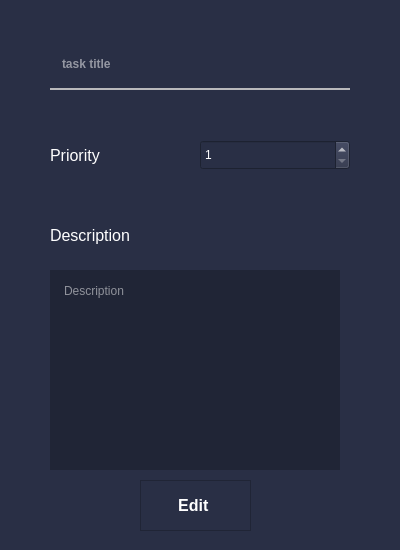
<?xml version="1.0" encoding="UTF-8"?>
<ui version="4.0">
 <class>editTask</class>
 <widget class="QWidget" name="editTask">
  <property name="geometry">
   <rect>
    <x>0</x>
    <y>0</y>
    <width>400</width>
    <height>550</height>
   </rect>
  </property>
  <property name="windowTitle">
   <string>editTask</string>
  </property>
  <property name="windowIcon">
   <iconset>
    <normaloff>res/progIco.png</normaloff>res/progIco.png</iconset>
  </property>
  <property name="styleSheet">
   <string notr="true">/*Copyright (c) DevSec Studio. All rights reserved.

MIT License

Permission is hereby granted, free of charge, to any person obtaining a copy
of this software and associated documentation files (the &quot;Software&quot;), to deal
in the Software without restriction, including without limitation the rights
to use, copy, modify, merge, publish, distribute, sublicense, and/or sell
copies of the Software, and to permit persons to whom the Software is
furnished to do so, subject to the following conditions:

The above copyright notice and this permission notice shall be included in all
copies or substantial portions of the Software.

THE SOFTWARE IS PROVIDED *AS IS*, WITHOUT WARRANTY OF ANY KIND, EXPRESS OR
IMPLIED, INCLUDING BUT NOT LIMITED TO THE WARRANTIES OF MERCHANTABILITY,
FITNESS FOR A PARTICULAR PURPOSE AND NONINFRINGEMENT. IN NO EVENT SHALL THE
AUTHORS OR COPYRIGHT HOLDERS BE LIABLE FOR ANY CLAIM, DAMAGES OR OTHER
LIABILITY, WHETHER IN AN ACTION OF CONTRACT, TORT OR OTHERWISE, ARISING FROM,
OUT OF OR IN CONNECTION WITH THE SOFTWARE OR THE USE OR OTHER DEALINGS IN THE SOFTWARE.
*/

/*-----QWidget-----*/
QWidget
{
	background-color: #292f45;
	color: #fff;
	border-color: #000000;

}


/*-----QLabel-----*/
QLabel
{
	background-color: #292f45;
	color: #fff;
	border-color: #000000;

}


/*-----QPushButton-----*/
QPushButton
{
	font-weight: bold;
	border-style: solid;
	border-width: 1px;
	border-color: #3D5AFA;
	padding: 10px;

}


QPushButton::hover
{
	

}


QPushButton::pressed
{
	background-color: rgb(32, 37, 54);
	color: #fff;

}


/*-----QToolButton-----*/
QToolButton
{
	background-color: #292f45;
	color: #000000;
	border-style: solid;
	border-color: #000000;

}


QToolButton::hover
{
	background-color: #fc7c11;
	color: #000000;
	padding: 2px;
	border-radius: 15px;
	border-color: #fc7c11;

}


QToolButton::pressed
{
	background-color: #fc7c11;
	color: #000000;
	border-style: solid;
	border-width: 2px;

}


/*-----QLineEdit-----*/
QLineEdit{
	background-color: #292f45;
	color: #fff;
	font-weight: bold;
	border-style: solid;
	border-width: 2px;
	border-top: 0px;
	border-left: 0px;
	border-right: 0px;
	border-color: #b9b9bb;
	padding: 10px;

}


/*-----QCheckBox-----*/
QCheckBox
{
	background-color: transparent;
	color: #b9b9bb;
	font-weight: bold;

}


QCheckBox::indicator
{
    color: #b1b1b1;
    background-color: #00111d;
    border: 1px solid #f0742f;
    width: 12px;
    height: 12px;

}


QCheckBox::indicator:checked
{
    image:url(&quot;./ressources/check.png&quot;); /*To replace*/
	background-color: #1f2b2b;
    border: 1px solid #f0742f;

}


QCheckBox::indicator:unchecked:hover
{
    border: 1px solid #f0742f;

}


QCheckBox::disabled
{
	color: #656565;

}


QCheckBox::indicator:disabled
{
	background-color: #656565;
	color: #656565;
    border: 1px solid #656565;

}
</string>
  </property>
  <widget class="QPushButton" name="edit_btn">
   <property name="geometry">
    <rect>
     <x>140</x>
     <y>480</y>
     <width>111</width>
     <height>51</height>
    </rect>
   </property>
   <property name="font">
    <font>
     <pointsize>12</pointsize>
     <weight>75</weight>
     <bold>true</bold>
    </font>
   </property>
   <property name="contextMenuPolicy">
    <enum>Qt::DefaultContextMenu</enum>
   </property>
   <property name="layoutDirection">
    <enum>Qt::LeftToRight</enum>
   </property>
   <property name="styleSheet">
    <string notr="true">border-color: rgb(32, 37, 54)</string>
   </property>
   <property name="text">
    <string>Edit </string>
   </property>
   <property name="icon">
    <iconset>
     <normaloff>res/edit.png</normaloff>res/edit.png</iconset>
   </property>
   <property name="iconSize">
    <size>
     <width>32</width>
     <height>32</height>
    </size>
   </property>
  </widget>
  <widget class="QLineEdit" name="title">
   <property name="geometry">
    <rect>
     <x>50</x>
     <y>40</y>
     <width>300</width>
     <height>50</height>
    </rect>
   </property>
   <property name="styleSheet">
    <string notr="true"/>
   </property>
   <property name="placeholderText">
    <string>task title</string>
   </property>
  </widget>
  <widget class="QLabel" name="label_Description">
   <property name="geometry">
    <rect>
     <x>50</x>
     <y>220</y>
     <width>111</width>
     <height>31</height>
    </rect>
   </property>
   <property name="font">
    <font>
     <pointsize>12</pointsize>
    </font>
   </property>
   <property name="text">
    <string>Description</string>
   </property>
  </widget>
  <widget class="QLabel" name="label_Priority">
   <property name="geometry">
    <rect>
     <x>50</x>
     <y>140</y>
     <width>71</width>
     <height>31</height>
    </rect>
   </property>
   <property name="font">
    <font>
     <pointsize>12</pointsize>
    </font>
   </property>
   <property name="text">
    <string>Priority</string>
   </property>
  </widget>
  <widget class="QSpinBox" name="priority">
   <property name="geometry">
    <rect>
     <x>200</x>
     <y>140</y>
     <width>150</width>
     <height>30</height>
    </rect>
   </property>
   <property name="minimum">
    <number>1</number>
   </property>
   <property name="maximum">
    <number>10</number>
   </property>
  </widget>
  <widget class="QTextEdit" name="description">
   <property name="geometry">
    <rect>
     <x>50</x>
     <y>270</y>
     <width>290</width>
     <height>200</height>
    </rect>
   </property>
   <property name="styleSheet">
    <string notr="true">border: none;
background-color: rgb(32, 37, 54);
padding: 10px;
</string>
   </property>
   <property name="html">
    <string>&lt;!DOCTYPE HTML PUBLIC &quot;-//W3C//DTD HTML 4.0//EN&quot; &quot;http://www.w3.org/TR/REC-html40/strict.dtd&quot;&gt;
&lt;html&gt;&lt;head&gt;&lt;meta name=&quot;qrichtext&quot; content=&quot;1&quot; /&gt;&lt;style type=&quot;text/css&quot;&gt;
p, li { white-space: pre-wrap; }
&lt;/style&gt;&lt;/head&gt;&lt;body style=&quot; font-family:'MS Shell Dlg 2'; font-size:8.25pt; font-weight:400; font-style:normal;&quot;&gt;
&lt;p style=&quot;-qt-paragraph-type:empty; margin-top:0px; margin-bottom:0px; margin-left:0px; margin-right:0px; -qt-block-indent:0; text-indent:0px; font-size:7.8pt;&quot;&gt;&lt;br /&gt;&lt;/p&gt;&lt;/body&gt;&lt;/html&gt;</string>
   </property>
   <property name="placeholderText">
    <string>Description</string>
   </property>
  </widget>
 </widget>
 <layoutdefault spacing="6" margin="11"/>
 <resources/>
 <connections/>
</ui>
